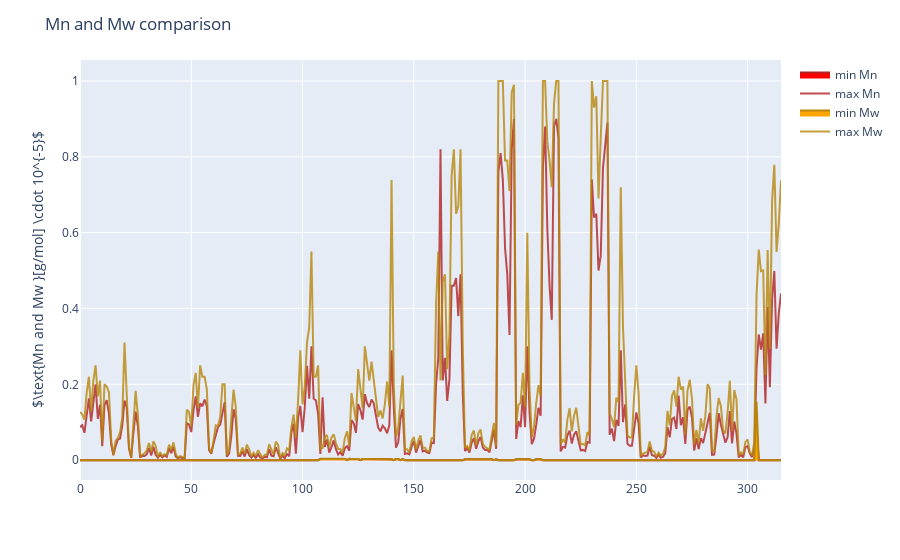

This figure's notebook cell:
### Code cell
# checking out max and min of Mn/Mw
min_Mn, max_Mn = [], []
min_Mw, max_Mw = [], []

for kc in kinetic_curves:
    min_Mn.append(kc["Mn"].min()/100000); max_Mn.append(kc["Mn"].max()/100000); min_Mw.append(kc["Mw"].min()/100000); max_Mw.append(kc["Mw"].max()/100000)

molar_wg_comparison = px.line()
molar_wg_comparison.add_scatter(y=min_Mn, name="min Mn", line_color="firebrick", opacity=0.8, fill="tozeroy", fillcolor="red")
molar_wg_comparison.add_scatter(y=max_Mn, name="max Mn", line_color="firebrick", opacity=0.8)
molar_wg_comparison.add_scatter(y=min_Mw, name="min Mw", line_color="darkgoldenrod", opacity=0.8, fill="tozeroy", fillcolor="orange")
molar_wg_comparison.add_scatter(y=max_Mw, name="max Mw", line_color="darkgoldenrod", opacity=0.8)
molar_wg_comparison.update_layout(title="Mn and Mw comparison", yaxis_title="$\\text{Mn and Mw }[g/mol] \cdot 10^{-5}$")
molar_wg_comparison.show()

### Figure 1 — Plotly figure (JSON) as saved in the notebook; plotly's stock layout.template omitted (floating-point values rounded to 4 significant figures; data arrays with more than 128 entries replaced by an {"elided": "..."} marker saying what was removed)
{"data": [{"hovertemplate": "<extra></extra>", "legendgroup": "", "line": {"color": "#636efa", "dash": "solid"}, "marker": {"symbol": "circle"}, "mode": "lines", "name": "", "orientation": "v", "showlegend": false, "xaxis": "x", "yaxis": "y", "type": "scatter"}, {"fill": "tozeroy", "fillcolor": "red", "line": {"color": "firebrick"}, "name": "min Mn", "opacity": 0.8, "y": {"elided": "316 float values"}, "type": "scatter"}, {"line": {"color": "firebrick"}, "name": "max Mn", "opacity": 0.8, "y": {"elided": "316 float values"}, "type": "scatter"}, {"fill": "tozeroy", "fillcolor": "orange", "line": {"color": "darkgoldenrod"}, "name": "min Mw", "opacity": 0.8, "y": {"elided": "316 float values"}, "type": "scatter"}, {"line": {"color": "darkgoldenrod"}, "name": "max Mw", "opacity": 0.8, "y": {"elided": "316 float values"}, "type": "scatter"}], "layout": {"xaxis": {"anchor": "y", "domain": [0.0, 1.0]}, "yaxis": {"anchor": "x", "domain": [0.0, 1.0], "title": {"text": "$\\text{Mn and Mw }[g/mol] \\cdot 10^{-5}$"}}, "legend": {"tracegroupgap": 0}, "margin": {"t": 60}, "title": {"text": "Mn and Mw comparison"}}}
